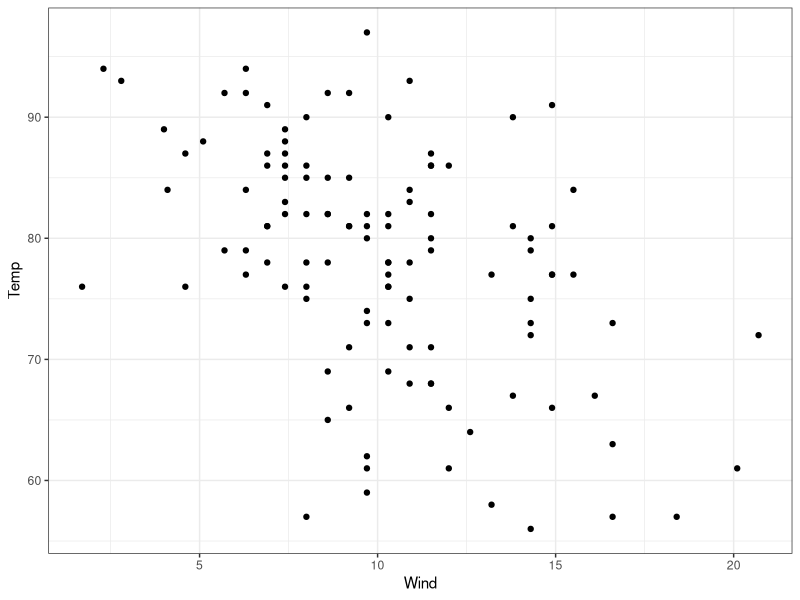
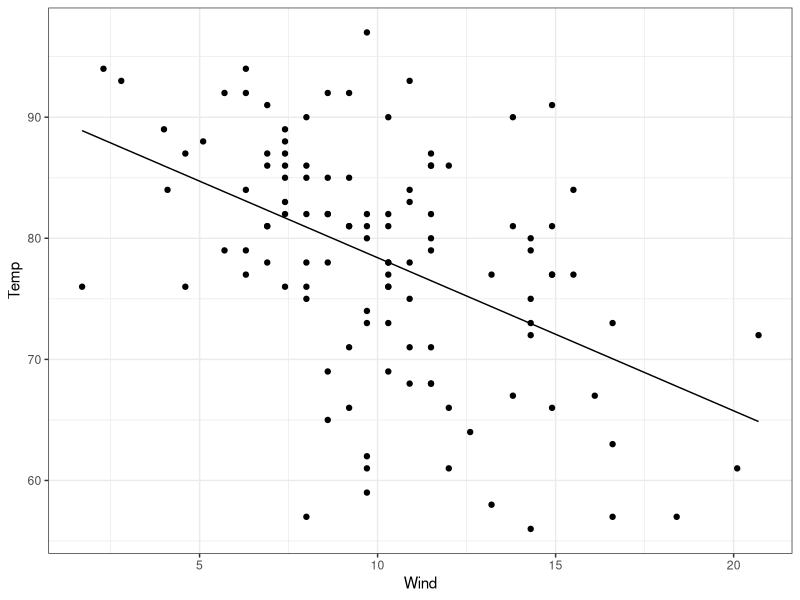
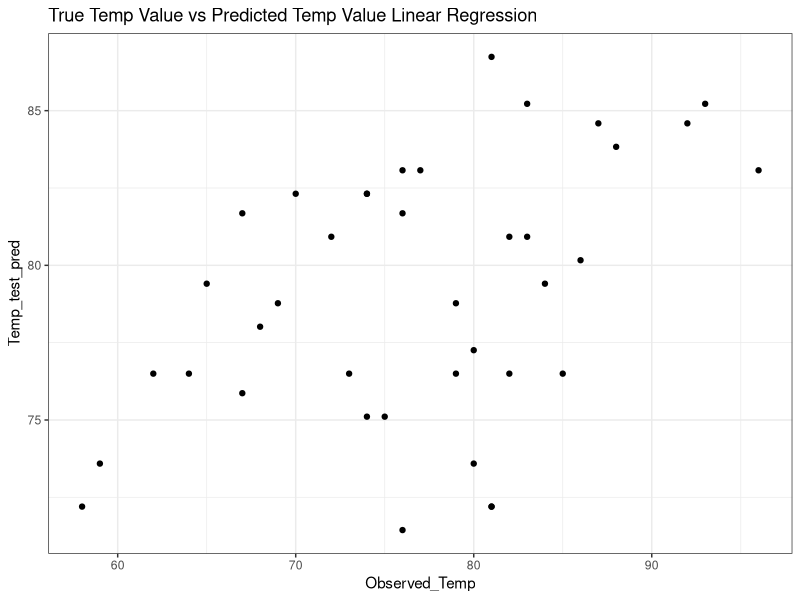
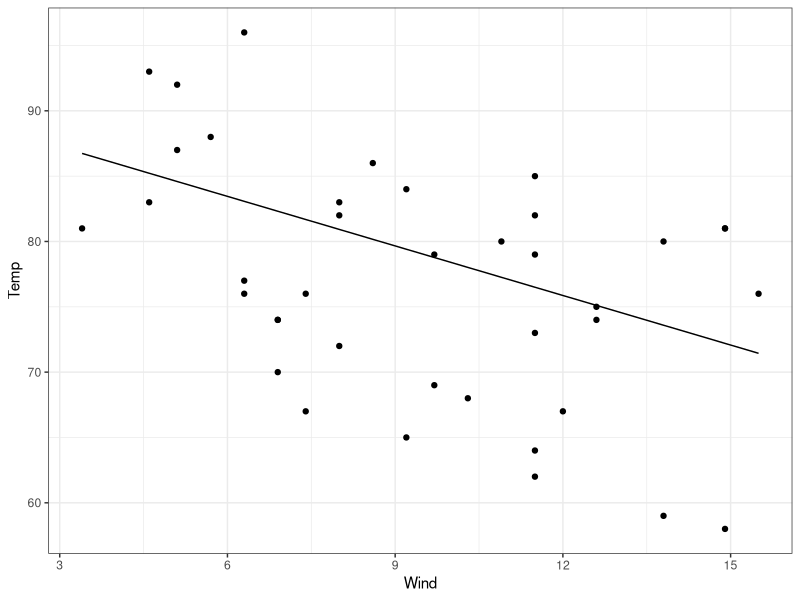
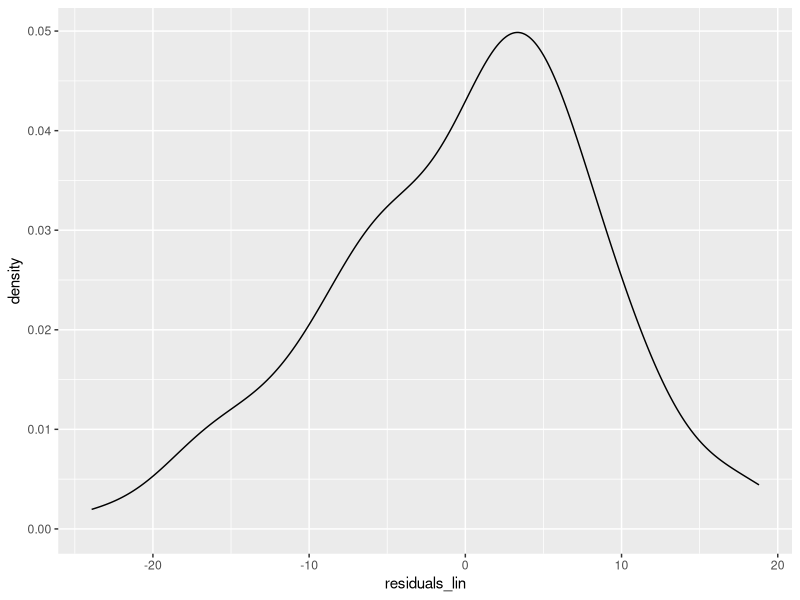

These charts were generated, in order, by the following R code: (Note: this script raises an error after producing the figures.)
## ---- chunk 1
knitr::opts_chunk$set(echo = TRUE, eval = T)
## ---- chunk 2
library(caret)
library(MASS)
library(ggplot2)
library(dplyr)
library(ggfortify)


#Mauna Loa CO2 concentrations
data(airquality)
## ---- chunk 3
#n <- nrow(airquality)
#ind <- sample(c(TRUE, FALSE), n, replace=TRUE, prob=c(0.75, 0.25))
#train_regression <- airquality[ind, ]
#test_regression <- airquality[!ind, ]

train_size <- floor(0.75 * nrow(airquality))
set.seed(543)
train_pos <- sample(seq_len(nrow(airquality)), size = train_size)
train_regression <- airquality[train_pos,-c(1,2)]
test_regression <- airquality[-train_pos,-c(1,2)]

dim(train_regression)
dim(test_regression)

## ---- chunk 4
 ggplot(data = train_regression) +
   geom_point(aes(x=Wind, y=Temp)) +
     theme_bw()
## ---- chunk 5
#help(train)

linear_regression <- train(Temp ~ Wind, data= train_regression, method = "lm")
## ---- chunk 6
 ggplot(data = train_regression) +
    geom_point(aes(x=Wind, y=Temp)) +
    geom_line(aes(x=Wind, y=predict(linear_regression, newdata = train_regression))) +
    theme_bw()

## ---- chunk 7
test_pred <- predict(linear_regression, newdata = test_regression)
## ---- chunk 8
median(resid(linear_regression))
## ---- chunk 9
test_pred <- predict(linear_regression, newdata = test_regression)

#plot the predicted values vs the observed values
plot_test_pred <- data.frame(Temp_test_pred = test_pred, 
                                   Observed_Temp = test_regression$Temp)
ggplot(data = plot_test_pred) +
  geom_point(aes(x=Observed_Temp, y = Temp_test_pred)) + 
  ggtitle("True Temp Value vs Predicted Temp Value Linear Regression") +
  theme_bw()
## ---- chunk 10
# Extract coefficients from the model
coef = linear_regression$finalModel$coefficients
fun.1 = function(x) coef[1] - coef[2] *x
# plot the regression line on the predicted values
ggplot(data = test_regression) +
    geom_point(aes(x=Wind, y=Temp)) +
    geom_line(aes(x=Wind, y=predict(linear_regression, newdata = test_regression))) +
    theme_bw()
 

# plot the original test values

## ---- chunk 11
residuals_lin <- residuals(linear_regression)

ggplot() +
  geom_density(aes(residuals_lin))
## ---- chunk 12
cor.test(train_regression$Wind, resid(linear_regression))
## ---- chunk 13
Lasso_regression <- train(Temp ~ Wind + Month, data = train_regression,method = 'lasso') 
## ---- chunk 14
test_pred <- predict(linear_regression, newdata = test_regression)

#plot the predicted values vs the observed values
plot_test_pred <- data.frame(Temp_test_pred = test_pred, 
                                   Observed_Temp = test_regression$Temp)
ggplot(data = plot_test_pred) +
  geom_point(aes(x=Observed_Temp, y = Temp_test_pred)) + 
  ggtitle("True Temp Value vs Predicted Temp Value Lasso Regression") +
  theme_bw()
